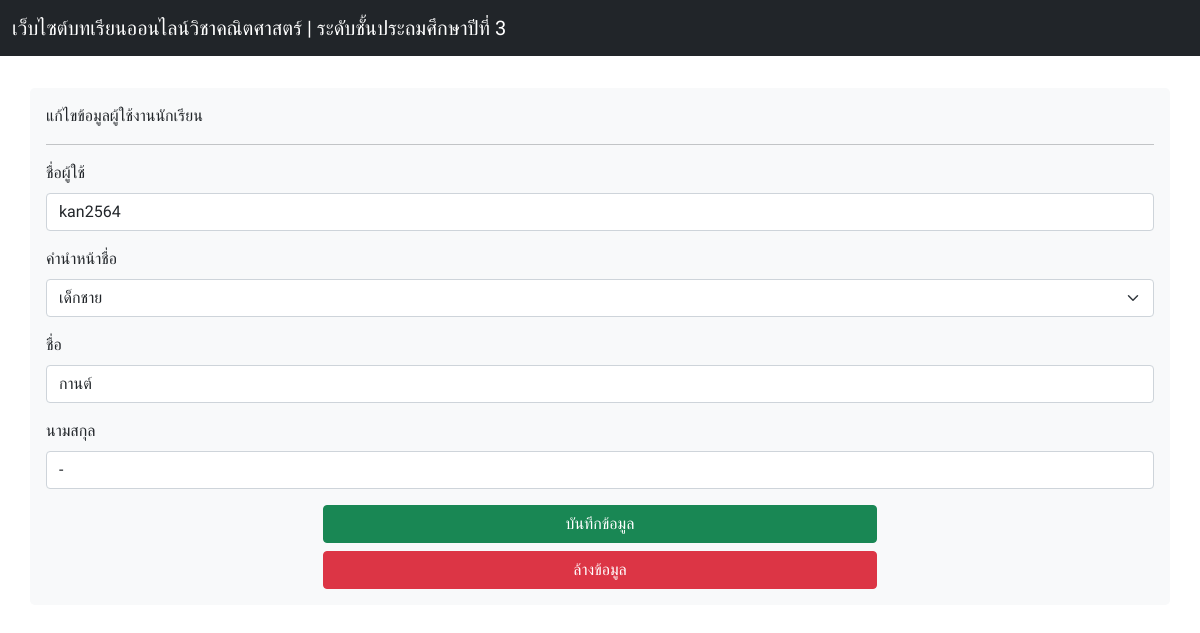
The page /Teacher/addstudent/editstudent.php?id=1 (signed in) on the database its author committed.
### tables this page shows
CREATE TABLE `students` (
  `student_id` int(255) NOT NULL COMMENT 'รหัสนักเรียน',
  `username` varchar(255) NOT NULL COMMENT 'ชื่อผู้ใช้',
  `password` varchar(255) NOT NULL COMMENT 'รหัสผ่าน',
  `prefix` varchar(255) NOT NULL COMMENT 'คำนำหน้าชื่อ',
  `student_name` varchar(255) NOT NULL COMMENT 'ชื่อ',
  `student_surname` varchar(255) NOT NULL COMMENT 'นามสกุล',
  `license` varchar(255) NOT NULL COMMENT 'สิทธิการใช้งาน   '
);

### Teacher/addstudent/editstudent.php (the view, shortened to what this page needs)
<?php
 require_once('../../server/connect.php');
    $stmt = $conn->prepare("SELECT * FROM students WHERE student_id = :student_id");
    $stmt->bindParam(':student_id', $student_id);
    $stmt->execute();
    $row = $stmt->fetch(PDO::FETCH_ASSOC);
?>
<!DOCTYPE html>
<html lang="en">
<head>
    <link href="https://cdn.jsdelivr.net/npm/bootstrap@5.0.2/dist/css/bootstrap.min.css" rel="stylesheet">
    <link rel="stylesheet" href="https://cdnjs.cloudflare.com/ajax/libs/font-awesome/6.0.0-beta3/css/all.min.css">
    <link rel="stylesheet" href="../../css/style.css">
</head>
<body>
    <div class="Menu">
   </div>
    <nav class="navbar navbar-expand-lg fixed-top navbar-dark bg-dark">
        <div class="container-fluid">
            <a class="navbar-brand" href="#">เว็บไซต์บทเรียนออนไลน์วิชาคณิตศาสตร์ | ระดับชั้นประถมศึกษาปีที่ 3</a>
        </div>
    </nav>
<br> <br> <br>
<div class="container my-3 p-3 bg-light rounded-3">
            แก้ไขข้อมูลผู้ใช้งานนักเรียน
        <hr>
        <form method="post">
            <div class="form-group mb-3">
                <label for="username" class="form-label">ชื่อผู้ใช้</label>
                <input class="form-control" type="text"name="username" value="<?php echo $row['username']?>" placeholder="ป้อนชื่อชื่อผู้ใช้" required>
            </div>
            <div class="form-group mb-3">
                <label for="prefix" class="form-label">คำนำหน้าชื่อ</label>
                <select class="form-select" name="prefix" aria-label="Default select example">
                    <option value="เด็กชาย">เด็กชาย</option>
                </select>
            </div>
            <div class="form-group mb-3">
                <label for="student_name" class="form-label">ชื่อ</label>
                <input class="form-control" type="text"name="student_name" value="<?php echo $row['student_name']?>" placeholder="ป้อนชื่อ" required>
            </div>
            <div class="form-group mb-3">
                <label for="student_surname" class="form-label">นามสกุล</label>
                <input class="form-control" type="text"name="student_surname" value="<?php echo $row['student_surname']?>" placeholder="ป้อนชื่อ" required>
            </div>
            <div class="d-grid gap-2 col-6 mx-auto">
                <button type="button" class="btn btn-success" data-bs-toggle="modal" data-bs-target="#exampleModal">
                บันทึกข้อมูล
                </button>
                <button class="btn btn-danger" type="reset">ล้างข้อมูล</button>
            </div>
        </form>
    </div>
</body>
</html>

### css/style.css (style rules this page uses)
body { font-family: 'Prompt', sans-serif; }
.Menu { position: absolute; left: 25px; height: 770px; bottom: 60px; font-size: 150%; }

### rows shown on the page
students: username "kan2564", student_name "กานต์", student_surname "-"
